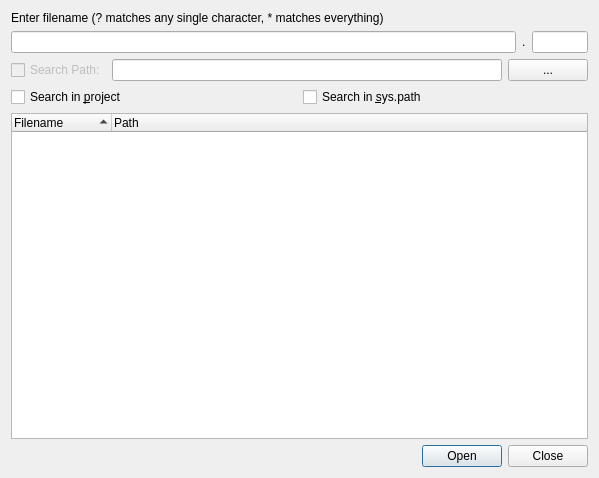
<ui version="4.0" >
 <class>FindFileNameDialog</class>
 <widget class="QWidget" name="FindFileNameDialog" >
  <property name="geometry" >
   <rect>
    <x>0</x>
    <y>0</y>
    <width>599</width>
    <height>478</height>
   </rect>
  </property>
  <property name="windowTitle" >
   <string>Find File</string>
  </property>
  <layout class="QVBoxLayout" >
   <item>
    <widget class="QLabel" name="textLabel1" >
     <property name="text" >
      <string>Enter filename (? matches any single character, * matches everything)</string>
     </property>
    </widget>
   </item>
   <item>
    <layout class="QHBoxLayout" >
     <item>
      <widget class="QLineEdit" name="fileNameEdit" >
       <property name="sizePolicy" >
        <sizepolicy vsizetype="Fixed" hsizetype="Expanding" >
         <horstretch>9</horstretch>
         <verstretch>0</verstretch>
        </sizepolicy>
       </property>
       <property name="toolTip" >
        <string>Enter file name to search for </string>
       </property>
      </widget>
     </item>
     <item>
      <widget class="QLabel" name="extsepLabel" >
       <property name="text" >
        <string>.</string>
       </property>
      </widget>
     </item>
     <item>
      <widget class="QLineEdit" name="fileExtEdit" >
       <property name="sizePolicy" >
        <sizepolicy vsizetype="Fixed" hsizetype="Expanding" >
         <horstretch>1</horstretch>
         <verstretch>0</verstretch>
        </sizepolicy>
       </property>
       <property name="toolTip" >
        <string>Enter file extension to search for</string>
       </property>
      </widget>
     </item>
    </layout>
   </item>
   <item>
    <layout class="QHBoxLayout" >
     <item>
      <widget class="QCheckBox" name="searchDirCheckBox" >
       <property name="enabled" >
        <bool>false</bool>
       </property>
       <property name="toolTip" >
        <string>Enabled to include the entered directory into the search</string>
       </property>
       <property name="text" >
        <string>Search Path:</string>
       </property>
      </widget>
     </item>
     <item>
      <widget class="QLineEdit" name="searchDirEdit" >
       <property name="toolTip" >
        <string>Enter the directory, the file should be searched in</string>
       </property>
      </widget>
     </item>
     <item>
      <widget class="QPushButton" name="searchDirButton" >
       <property name="toolTip" >
        <string>Press to select the directory, the file should be searched in</string>
       </property>
       <property name="text" >
        <string>...</string>
       </property>
      </widget>
     </item>
    </layout>
   </item>
   <item>
    <layout class="QHBoxLayout" >
     <item>
      <widget class="QCheckBox" name="projectCheckBox" >
       <property name="toolTip" >
        <string>Select to search in the project path</string>
       </property>
       <property name="text" >
        <string>Search in &amp;project</string>
       </property>
       <property name="shortcut" >
        <string>Alt+P</string>
       </property>
      </widget>
     </item>
     <item>
      <widget class="QCheckBox" name="syspathCheckBox" >
       <property name="toolTip" >
        <string>Select to search in sys.path</string>
       </property>
       <property name="text" >
        <string>Search in &amp;sys.path</string>
       </property>
       <property name="shortcut" >
        <string>Alt+S</string>
       </property>
      </widget>
     </item>
    </layout>
   </item>
   <item>
    <widget class="QTreeWidget" name="fileList" >
     <property name="rootIsDecorated" >
      <bool>false</bool>
     </property>
     <property name="sortingEnabled" >
      <bool>true</bool>
     </property>
     <column>
      <property name="text" >
       <string>Filename</string>
      </property>
     </column>
     <column>
      <property name="text" >
       <string>Path</string>
      </property>
     </column>
    </widget>
   </item>
   <item>
    <widget class="QDialogButtonBox" name="buttonBox" >
     <property name="orientation" >
      <enum>Qt::Horizontal</enum>
     </property>
     <property name="standardButtons" >
      <set>QDialogButtonBox::Close|QDialogButtonBox::Open</set>
     </property>
    </widget>
   </item>
  </layout>
 </widget>
 <tabstops>
  <tabstop>fileNameEdit</tabstop>
  <tabstop>fileExtEdit</tabstop>
  <tabstop>searchDirEdit</tabstop>
  <tabstop>searchDirButton</tabstop>
  <tabstop>searchDirCheckBox</tabstop>
  <tabstop>projectCheckBox</tabstop>
  <tabstop>syspathCheckBox</tabstop>
  <tabstop>fileList</tabstop>
 </tabstops>
 <resources/>
 <connections>
  <connection>
   <sender>buttonBox</sender>
   <signal>rejected()</signal>
   <receiver>FindFileNameDialog</receiver>
   <slot>close()</slot>
   <hints>
    <hint type="sourcelabel" >
     <x>40</x>
     <y>458</y>
    </hint>
    <hint type="destinationlabel" >
     <x>41</x>
     <y>477</y>
    </hint>
   </hints>
  </connection>
 </connections>
</ui>
